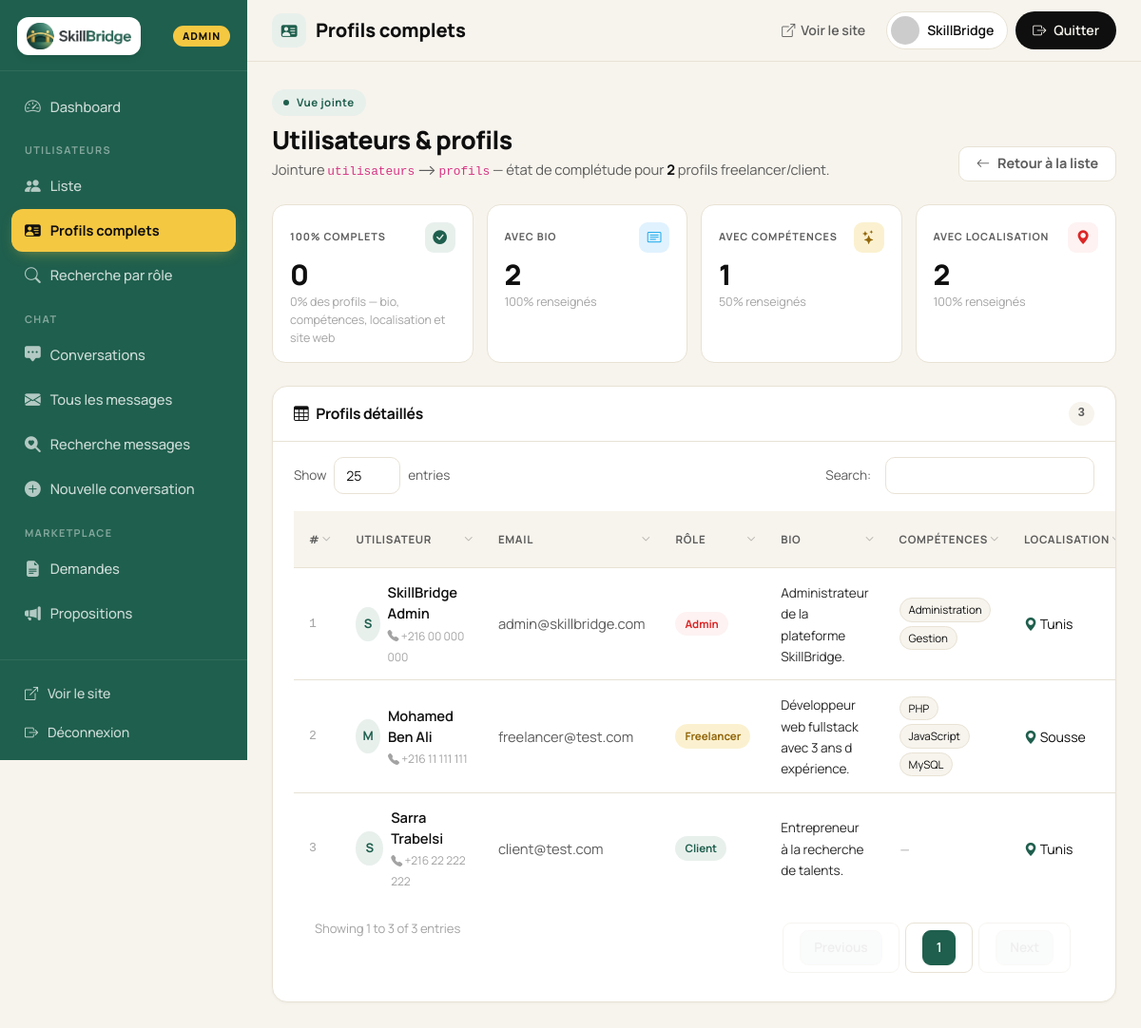
/view/backoffice/users_profils.php (signed in), run on the app's committed database.
### tables this page shows
CREATE TABLE `utilisateurs` (
    `id`                 INT AUTO_INCREMENT PRIMARY KEY,
    `nom`                VARCHAR(100)  NOT NULL,
    `prenom`             VARCHAR(100)  NOT NULL,
    `email`              VARCHAR(150)  NOT NULL UNIQUE,
    `password`           VARCHAR(255)  NOT NULL,
    `role`               ENUM('freelancer','client','admin') NOT NULL DEFAULT 'client',
    `telephone`          VARCHAR(20)   NULL,
    `photo`              VARCHAR(255)  NULL,
    `is_active`          TINYINT(1)    NOT NULL DEFAULT 1,
    `is_verified`        TINYINT(1)    NOT NULL DEFAULT 1,
    `verification_token` VARCHAR(64)   NULL,
    `reset_token`        VARCHAR(64)   NULL,
    `reset_token_expiry` DATETIME      NULL,
    `oauth_provider`     VARCHAR(20)   NULL,
    `oauth_id`           VARCHAR(100)  NULL,
    `face_descriptor`    TEXT          NULL,
    `date_inscription`   DATETIME      DEFAULT CURRENT_TIMESTAMP,
    INDEX `idx_email`         (`email`),
    INDEX `idx_oauth`         (`oauth_provider`, `oauth_id`),
    INDEX `idx_reset_token`   (`reset_token`),
    INDEX `idx_verify_token`  (`verification_token`)
);

CREATE TABLE `profils` (
    `id`              INT AUTO_INCREMENT PRIMARY KEY,
    `utilisateur_id`  INT           NOT NULL,
    `bio`             TEXT          NULL,
    `competences`     TEXT          NULL,
    `localisation`    VARCHAR(150)  NULL,
    `site_web`        VARCHAR(255)  NULL,
    `date_naissance`  DATE          NULL,
    INDEX `idx_user`  (`utilisateur_id`),
    FOREIGN KEY (`utilisateur_id`) REFERENCES `utilisateurs`(`id`) ON DELETE CASCADE
);

### config.php (called while the page is built, shortened)
<?php
if (!function_exists('base_url')) {
    function base_url() {
        static $cached = null;
        if ($cached !== null) return $cached;
        $protocol = (!empty($_SERVER['HTTPS']) && $_SERVER['HTTPS'] !== 'off') ? 'https' : 'http';
        $host     = $_SERVER['HTTP_HOST'] ?? 'localhost';
        $script   = $_SERVER['SCRIPT_NAME'] ?? '';
        $base     = preg_replace('#/(controller|view|api|public)(/.*)?$#i', '', $script);
        return $cached = $protocol . '://' . $host . $base;
    }
}
if (!function_exists('frontoffice_url')) {
    function frontoffice_url($section = 'EasyFolio') {
        $section = trim((string)$section, '/');
        $tail = $section !== '' ? '/' . $section : '';
        return base_url() . '/view/frontoffice' . $tail;
    }
}
if (!function_exists('backoffice_url')) {
    function backoffice_url($section = '') {
        $section = trim((string)$section, '/');
        $tail = $section !== '' ? '/' . $section : '';
        return base_url() . '/view/backoffice' . $tail;
    }
}

### model/utilisateur.php (called while the page is built, shortened)
<?php
class Utilisateur {
    private $conn;
    public function __construct($db) {
        $this->conn = $db;
    }
    public function readAllWithProfil() {
        $query = "SELECT u.id, u.nom, u.prenom, u.email, u.role, u.telephone,
                         u.photo, u.is_active, u.date_inscription,
                         p.bio, p.competences, p.localisation, p.site_web
                  FROM utilisateurs u
                  LEFT JOIN profils p ON u.id = p.utilisateur_id
                  ORDER BY u.date_inscription DESC";
        $stmt = $this->conn->prepare($query);
        $stmt->execute();
        return $stmt;
    }
}
?>

### view/backoffice/users_profils.php (the view, shortened to what this page needs)
<?php
require_once __DIR__ . '/../../config.php';
require_once __DIR__ . '/../../model/utilisateur.php';
$utilisateurModel = new Utilisateur($pdo);
$utilisateurs     = $utilisateurModel->readAllWithProfil()->fetchAll(PDO::FETCH_ASSOC);
$counted_total = 0;
$with_bio = $with_skills = $with_loc = $with_site = $fully_complete = 0;
foreach ($utilisateurs as $u) {
    if (!in_array($u['role'], ['freelancer', 'client'], true)) continue;
    $counted_total++;
    $hasBio   = !empty($u['bio']);
    $hasSkill = !empty($u['competences']);
    $hasLoc   = !empty($u['localisation']);
    if ($hasBio)   $with_bio++;
    if ($hasSkill) $with_skills++;
    if ($hasLoc)   $with_loc++;
}
$pct = fn($n) => $counted_total > 0 ? round($n / $counted_total * 100) : 0;
$pageTitle  = 'Profils complets';
$pageActive = 'users_profils';
$pageIcon   = 'bi-person-vcard-fill';
$useDataTables = true;
include __DIR__ . '/_partials/header.php';
?>
<div class="d-flex justify-content-between align-items-end flex-wrap gap-2 mb-4">
  <div>
    <span class="ad-eyebrow"><span class="dot"></span> Vue jointe</span>
    <h2 style="font-size: 1.65rem; font-weight: 800; margin: 10px 0 4px;">Utilisateurs &amp; profils</h2>
    <p style="color: var(--ink-mute); margin:0; font-size:.92rem;">Jointure <code>utilisateurs</code> ⟶ <code>profils</code> — état de complétude pour <strong style="color: var(--ink);"><?= $counted_total ?></strong> profils freelancer/client.</p>
  </div>
  <a href="<?= $BO ?>/users_list.php" class="ad-btn ad-btn-ghost"><i class="bi bi-arrow-left"></i> Retour à la liste</a>
</div>
<div class="kpi-grid mb-4" style="display:grid; grid-template-columns: repeat(4, 1fr); gap: 14px;">
  <div class="kpi">
    <div class="head">
      <span class="lbl">100% complets</span>
      <span class="ic-sm t-sage"><i class="bi bi-check-circle-fill"></i></span>
    </div>
    <div class="num"><?= $fully_complete ?></div>
    <div class="sub"><span><?= $pct($fully_complete) ?>% des profils — bio, compétences, localisation et site web</span></div>
  </div>
  <div class="kpi">
    <div class="head">
      <span class="lbl">Avec bio</span>
      <span class="ic-sm t-info"><i class="bi bi-card-text"></i></span>
    </div>
    <div class="num"><?= $with_bio ?></div>
    <div class="sub"><span><?= $pct($with_bio) ?>% renseignés</span></div>
  </div>
  <div class="kpi">
    <div class="head">
      <span class="lbl">Avec compétences</span>
      <span class="ic-sm t-honey"><i class="bi bi-stars"></i></span>
    </div>
    <div class="num"><?= $with_skills ?></div>
    <div class="sub"><span><?= $pct($with_skills) ?>% renseignés</span></div>
  </div>
  <div class="kpi">
    <div class="head">
      <span class="lbl">Avec localisation</span>
      <span class="ic-sm t-danger"><i class="bi bi-geo-alt-fill"></i></span>
    </div>
    <div class="num"><?= $with_loc ?></div>
    <div class="sub"><span><?= $pct($with_loc) ?>% renseignés</span></div>
  </div>
</div>
<div class="ad-card">
  <div class="ad-card-head">
    <h6><i class="bi bi-table"></i> Profils détaillés</h6>
    <span class="count"><?= count($utilisateurs) ?></span>
  </div>
  <div class="ad-card-body tight">
    <?php if (empty($utilisateurs)): ?>
      <div class="ad-empty">
        <div class="ic"><i class="bi bi-person-x"></i></div>
        <h5>Aucun profil</h5>
      </div>
    <?php else: ?>
    <table class="ad-table ad-datatable">
      <thead>
        <tr>
          <th>#</th>
          <th>Utilisateur</th>
          <th>Email</th>
          <th>Rôle</th>
          <th>Bio</th>
          <th>Compétences</th>
          <th>Localisation</th>
        </tr>
      </thead>
      <tbody>
      <?php foreach ($utilisateurs as $i => $user):
          $initial = strtoupper(mb_substr($user['prenom'] ?? '?', 0, 1, 'UTF-8')); ?>
        <tr>
          <td style="color: var(--ink-soft); font-family: ui-monospace, monospace; font-size: .82rem;"><?= $i + 1 ?></td>
          <td>
            <div class="d-flex align-items-center gap-2">
              <?php if (!empty($user['photo'])): ?>
                <img src="<?= htmlspecialchars($FO) ?>/assets/img/profile/<?= htmlspecialchars($user['photo']) ?>" class="ad-avatar" alt="">
              <?php else: ?>
                <span class="ad-avatar-fb"><?= htmlspecialchars($initial) ?></span>
              <?php endif; ?>
              <div>
                <div style="font-weight: 600;"><?= htmlspecialchars($user['prenom'] . ' ' . $user['nom']) ?></div>
                <?php if (!empty($user['telephone'])): ?>
                  <small style="color: var(--ink-soft); font-size: .75rem;"><i class="bi bi-telephone-fill"></i> <?= htmlspecialchars($user['telephone']) ?></small>
                <?php endif; ?>
              </div>
            </div>
          </td>
          <td style="color: var(--ink-mute);"><?= htmlspecialchars($user['email']) ?></td>
          <td><span class="ad-badge b-<?= htmlspecialchars($user['role']) ?>"><?= ucfirst(htmlspecialchars($user['role'])) ?></span></td>
          <td style="max-width: 200px;">
            <?php if (!empty($user['bio'])): ?>
              <span style="color: var(--ink-2); font-size: .85rem;"><?= htmlspecialchars(mb_substr($user['bio'], 0, 80, 'UTF-8')) ?><?= mb_strlen($user['bio'], 'UTF-8') > 80 ? '…' : '' ?></span>
            <?php else: ?>
              <span style="color: var(--ink-soft); font-style: italic; font-size: .82rem;">Non renseigné</span>
            <?php endif; ?>
          </td>
          <td style="max-width: 200px;">
            <?php if (!empty($user['competences'])): ?>
              <?php foreach (array_slice(array_filter(array_map('trim', explode(',', $user['competences']))), 0, 4) as $comp): ?>
                <span class="ad-chip"><?= htmlspecialchars($comp) ?></span>
              <?php endforeach; ?>
            <?php else: ?>
              <span style="color: var(--ink-soft); font-style: italic; font-size: .82rem;">—</span>
            <?php endif; ?>
          </td>
          <td>
            <?php if (!empty($user['localisation'])): ?>
              <span style="color: var(--ink); font-size: .88rem;"><i class="bi bi-geo-alt-fill" style="color:var(--sage);"></i> <?= htmlspecialchars($user['localisation']) ?></span>
            <?php else: ?>
              <span style="color: var(--ink-soft); font-style: italic; font-size: .82rem;">—</span>
            <?php endif; ?>
          </td>
        </tr>
      <?php endforeach; ?>
      </tbody>
    </table>
    <?php endif; ?>
  </div>
</div>
<?php include __DIR__ . '/_partials/footer.php'; ?>

### view/backoffice/_partials/header.php (shortened to what this page needs)
<?php
$pageTitle  = $pageTitle  ?? 'Backoffice';
$pageActive = $pageActive ?? '';
$pageIcon   = $pageIcon   ?? 'bi-speedometer2';
$useDataTables = $useDataTables ?? false;
$adminId   = (int)($_SESSION['user_id']   ?? 0);
$adminNom  = trim((string)($_SESSION['user_nom']  ?? 'Admin'));
$adminFirstName = trim(explode(' ', $adminNom)[0] ?? '') ?: 'Admin';
$adminPhoto = '';
if (isset($pdo) && $adminId) {
    try {
        $stmt = $pdo->prepare("SELECT photo FROM utilisateurs WHERE id = :id");
        $stmt->execute([':id' => $adminId]);
        $adminPhoto = (string)($stmt->fetchColumn() ?: '');
    } catch (Throwable $e) {}
}
$BO       = function_exists('backoffice_url')  ? backoffice_url()        : '../';
$BOCHAT   = function_exists('backoffice_url')  ? backoffice_url('chat')  : '../chat';
$FO       = function_exists('frontoffice_url') ? frontoffice_url()       : '';
$LOGOUT   = $BO . '/logout.php';
$ADMIN_AVATAR = !empty($adminPhoto)
    ? ($FO ? $FO . '/assets/img/profile/' . htmlspecialchars($adminPhoto)
           : '../frontoffice/EasyFolio/assets/img/profile/' . htmlspecialchars($adminPhoto))
    : 'https://ui-avatars.com/api/?name=' . urlencode($adminNom ?: 'Admin') . '&background=1F5F4D&color=fff&bold=true&size=80';
$ADMIN_AVATAR_FALLBACK = 'https://ui-avatars.com/api/?name=' . urlencode($adminNom ?: 'Admin') . '&background=1F5F4D&color=fff&bold=true&size=80';
$LOGO_SRC = (function_exists('frontoffice_url') ? frontoffice_url() : '../frontoffice/EasyFolio') . '/assets/img/skillbridge-logo.png';
$navGroups = [
    [
        'heading' => null,
        'items'   => [
            ['key' => 'dashboard',      'icon' => 'bi-speedometer2',     'label' => 'Dashboard',           'url' => $BO . '/dashbord.php'],
        ],
    ],
    [
        'heading' => 'Utilisateurs',
        'items'   => [
            ['key' => 'users_list',     'icon' => 'bi-people-fill',      'label' => 'Liste',               'url' => $BO . '/users_list.php'],
            ['key' => 'users_profils',  'icon' => 'bi-person-vcard-fill','label' => 'Profils complets',    'url' => $BO . '/users_profils.php'],
            ['key' => 'users_search',   'icon' => 'bi-search',           'label' => 'Recherche par rôle',  'url' => $BO . '/search_utilisateurs.php'],
        ],
    ],
    [
        'heading' => 'Chat',
        'items'   => [
            ['key' => 'chat_conversations', 'icon' => 'bi-chat-square-dots-fill', 'label' => 'Conversations',       'url' => $BOCHAT . '/conversations.php'],
            ['key' => 'chat_messages',      'icon' => 'bi-envelope-fill',         'label' => 'Tous les messages',   'url' => $BOCHAT . '/messages.php'],
            ['key' => 'chat_search',        'icon' => 'bi-search-heart-fill',     'label' => 'Recherche messages',  'url' => $BOCHAT . '/searchMessages.php'],
            ['key' => 'chat_new',           'icon' => 'bi-plus-circle-fill',      'label' => 'Nouvelle conversation','url' => $BOCHAT . '/add_conversation.php'],
        ],
    ],
    [
        'heading' => 'Marketplace',
        'items'   => [
            ['key' => 'demandes_list',      'icon' => 'bi-file-earmark-text-fill', 'label' => 'Demandes',        'url' => $BO . '/demandes_list.php'],
            ['key' => 'propositions_list',  'icon' => 'bi-megaphone-fill',         'label' => 'Propositions',    'url' => $BO . '/propositions_list.php'],
        ],
    ],
];
?>
<!DOCTYPE html>
<html lang="fr">
<head>
  <link href="https://cdn.jsdelivr.net/npm/bootstrap@5.3.2/dist/css/bootstrap.min.css" rel="stylesheet">
  <link href="https://cdn.jsdelivr.net/npm/bootstrap-icons@1.11.2/font/bootstrap-icons.min.css" rel="stylesheet">
  <?php if ($useDataTables): ?>
  <link href="https://cdn.datatables.net/1.13.7/css/dataTables.bootstrap5.min.css" rel="stylesheet">
  <?php endif; ?>
</head>
<body>
<div class="admin-shell" id="adminShell">
  <aside class="admin-sidebar" id="adminSidebar">
    <div class="sb-brand">
      <span class="logo-wrap">
        <img src="<?= htmlspecialchars($LOGO_SRC) ?>" alt="SkillBridge" class="logo">
      </span>
      <span class="role">Admin</span>
    </div>
    <nav class="sb-nav">
      <?php foreach ($navGroups as $group): ?>
        <?php if (!empty($group['heading'])): ?>
          <div class="sb-heading"><?= htmlspecialchars($group['heading']) ?></div>
        <?php endif; ?>
        <?php foreach ($group['items'] as $item):
              $isActive = ($pageActive === $item['key']); ?>
          <a href="<?= htmlspecialchars($item['url']) ?>" class="sb-link<?= $isActive ? ' active' : '' ?>">
            <i class="bi <?= htmlspecialchars($item['icon']) ?>"></i>
            <span><?= htmlspecialchars($item['label']) ?></span>
          </a>
        <?php endforeach; ?>
      <?php endforeach; ?>
    </nav>
    <div class="sb-foot">
      <a href="<?= htmlspecialchars($FO ?: '../frontoffice/EasyFolio') ?>/index.php">
        <i class="bi bi-box-arrow-up-right"></i><span>Voir le site</span>
      </a>
      <a href="<?= htmlspecialchars($LOGOUT) ?>">
        <i class="bi bi-box-arrow-right"></i><span>Déconnexion</span>
      </a>
    </div>
  </aside>
  <div class="admin-main">
    <div class="admin-topbar">
      <div class="topbar-title">
        <span class="pi"><i class="bi <?= htmlspecialchars($pageIcon) ?>"></i></span>
        <h1><?= htmlspecialchars($pageTitle) ?></h1>
      </div>
      <div class="topbar-actions">
        <a href="<?= htmlspecialchars($FO ?: '../frontoffice/EasyFolio') ?>/index.php" class="tb-link d-none d-md-inline-flex">
          <i class="bi bi-box-arrow-up-right"></i>Voir le site
        </a>
        <span class="tb-chip">
          <img src="<?= htmlspecialchars($ADMIN_AVATAR) ?>" alt=""
               onerror="this.onerror=null;this.src='<?= htmlspecialchars($ADMIN_AVATAR_FALLBACK) ?>';">
          <span><?= htmlspecialchars($adminFirstName) ?></span>
        </span>
        <a href="<?= htmlspecialchars($LOGOUT) ?>" class="tb-cta">
          <i class="bi bi-box-arrow-right"></i><span>Quitter</span>
        </a>
      </div>
    </div>
    <main class="admin-page">

### data on the page
utilisateurs: prenom "SkillBridge"
profils: utilisateur.prenom "S", utilisateur.nom "SkillBridge Admin", utilisateur.telephone "+216 00 000 000", utilisateur.email "admin@skillbridge.com", utilisateur.role "Admin", bio "Administrateur de la plateforme SkillBridge.", competences "Administration", competences "Gestion", localisation "Tunis"
profils: utilisateur.prenom "M", utilisateur.nom "Mohamed Ben Ali", utilisateur.telephone "+216 11 111 111", utilisateur.email "freelancer@test.com", utilisateur.role "Freelancer", bio "Développeur web fullstack avec 3 ans d expérience.", competences "PHP", competences "JavaScript", competences "MySQL", localisation "Sousse"
profils: utilisateur.prenom "S", utilisateur.nom "Sarra Trabelsi", utilisateur.telephone "+216 22 222 222", utilisateur.email "client@test.com", utilisateur.role "Client", bio "Entrepreneur à la recherche de talents.", localisation "Tunis"

### other printed values
$item['label'] "Dashboard"
$group['heading'] "UTILISATEURS"
$item['label'] "Liste"
$item['label'] "Profils complets"
$item['label'] "Recherche par rôle"
$group['heading'] "CHAT"
$item['label'] "Conversations"
$item['label'] "Tous les messages"
$item['label'] "Recherche messages"
$item['label'] "Nouvelle conversation"
$group['heading'] "MARKETPLACE"
$item['label'] "Demandes"
$item['label'] "Propositions"
$pageTitle "Profils complets"
$counted_total "2"
